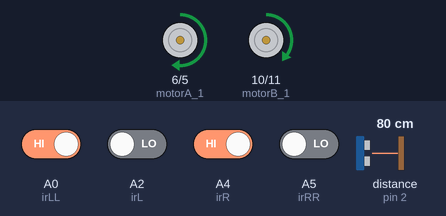
Bench run of a sketch on a simulated Arduino Uno, built with avr-gcc and run on an emulated ATmega328P. On the bench: motor-driver pin pairs drawn as motors (green arrow = first pin HIGH = forward, orange = second pin HIGH = backward, longer = more drive). Wiring (inferred from the names in the program): ultrasonic range finder: trigger pin 3; echo pin 2. The inputs (shaded band) are chosen by the test bench; at power-on: A0 (irLL), A4 (irR) HIGH, A2 (irL), A5 (irRR) LOW, distance to the obstacle (sensor on pin 2) 80 cm. The echo pulse lasts 58.3 µs per cm.

Above: at 1.2 s.
1.3 s: distance to the obstacle (sensor on pin 2) set to 18 cm
2.8 s: distance to the obstacle (sensor on pin 2) set to 14 cm
At 3.2 s:
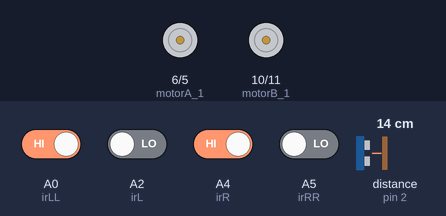
At 4.3 s:
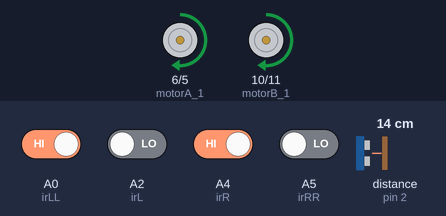
5.8 s: A4 (irR) driven LOW
7.5 s: A4 (irR) driven HIGH
At 9.7 s:
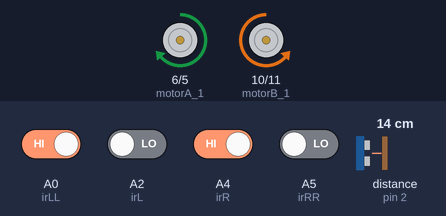
Timing chart, 0 to 11.5 s (numbered marks = the images above; inputs shaded):
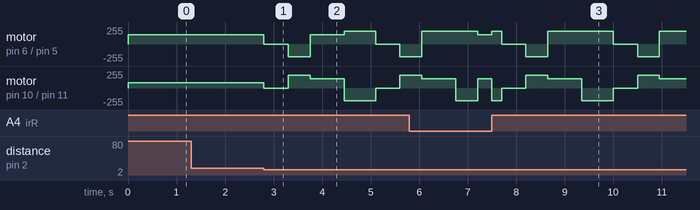

Measured:
- the behaviour switches between 16 and 15 cm on distance to the obstacle (sensor on pin 2) (found by bisection; images 0 and 1)
- after the input at 1.3 s, every drawn part: stays the same

The sketch:

BigMapOK.ino
```cpp
// --- 馬達接腳 ---
int motorA_1 = 6;  // 左輪前進
int motorA_2 = 5;  // 左輪後退
int motorB_1 = 10; // 右輪前進
int motorB_2 = 11; // 右輪後退

// --- 紅外線循跡接腳 ---
int irLL = A0;
int irL  = A2;
int irR  = A4;
int irRR = A5;


int trigPin = 3; // S3 對應數位腳位 3
int echoPin = 2; // S2 對應數位腳位 2

int baseSpeed = 140;
int turnSpeed = 80;
int pivotSpeed = 190;
int safeDistance = 15;

void setup() {
  pinMode(motorA_1, OUTPUT); pinMode(motorA_2, OUTPUT);
  pinMode(motorB_1, OUTPUT); pinMode(motorB_2, OUTPUT);

  pinMode(irLL, INPUT); pinMode(irL, INPUT);
  pinMode(irR, INPUT);  pinMode(irRR, INPUT);

  pinMode(trigPin, OUTPUT);
  pinMode(echoPin, INPUT);

  Serial.begin(9600);
}

void loop() {
  // 1. 優先判斷前方是否有障礙物
  float distance = getDistance();

  // 如果距離小於安全距離，且不是雜訊 (大於 0)
  if (distance > 0 && distance < safeDistance) {
    bypassObstacle(); // 進入繞道避障副程式
    return; // 結束這一回合，重新開始
  }

  int valLL = digitalRead(irLL);
  int valL  = digitalRead(irL);
  int valR  = digitalRead(irR);
  int valRR = digitalRead(irRR);

  // --- 循跡核心邏輯 ---
  if ((valLL == LOW && valL == LOW && valR == LOW && valRR == LOW) ||
      (valLL == HIGH && valL == HIGH && valR == HIGH && valRR == HIGH)) {
    setMotors(0, 0);
  } else if (valL == HIGH && valR == HIGH) {
    setMotors(baseSpeed, baseSpeed);
  } else if (valL == HIGH && valR == LOW) {
    setMotors(turnSpeed, baseSpeed);
  } else if (valL == LOW && valR == HIGH) {
    setMotors(baseSpeed, turnSpeed);
  } else if (valLL == HIGH) {
    setMotors(-pivotSpeed, pivotSpeed);
  } else if (valRR == HIGH) {
    setMotors(pivotSpeed, -pivotSpeed);
  }
}

void bypassObstacle() {
  setMotors(0, 0); delay(500); // 看到障礙物，先嚇一跳煞車

  // 1. 右轉約 90 度
  setMotors(-pivotSpeed, pivotSpeed); delay(450);

  // 2. 往前直走繞開
  setMotors(baseSpeed, baseSpeed); delay(700);

  // 3. 左轉約 90 度，車頭與黑線平行
  setMotors(pivotSpeed, -pivotSpeed); delay(450);

  // 4. 往前直走，直到再次看到黑線
  setMotors(baseSpeed, baseSpeed);
  while(digitalRead(irL) == LOW && digitalRead(irR) == LOW) {
    // 保持前進，什麼都不做
  }

  // 5. 壓回黑線了！車頭微調向左拉正
  setMotors(pivotSpeed, -pivotSpeed); delay(200);
}

float getDistance() {
  digitalWrite(trigPin, LOW); delayMicroseconds(2);
  digitalWrite(trigPin, HIGH); delayMicroseconds(10);
  digitalWrite(trigPin, LOW);
  float duration = pulseIn(echoPin, HIGH, 30000);
  return (duration * 0.0343) / 2;
}
void setMotors(int speedL, int speedR) {
  if(speedL > 255) speedL = 255;
  if(speedR > 255) speedR = 255;

  if (speedL >= 0) {
    analogWrite(motorA_1, speedL); analogWrite(motorA_2, 0);
  } else {
    analogWrite(motorA_1, 0); analogWrite(motorA_2, -speedL);
  }
  if (speedR >= 0) {
    analogWrite(motorB_1, speedR); analogWrite(motorB_2, 0);
  } else {
    analogWrite(motorB_1, 0); analogWrite(motorB_2, -speedR);
  }
}
```
